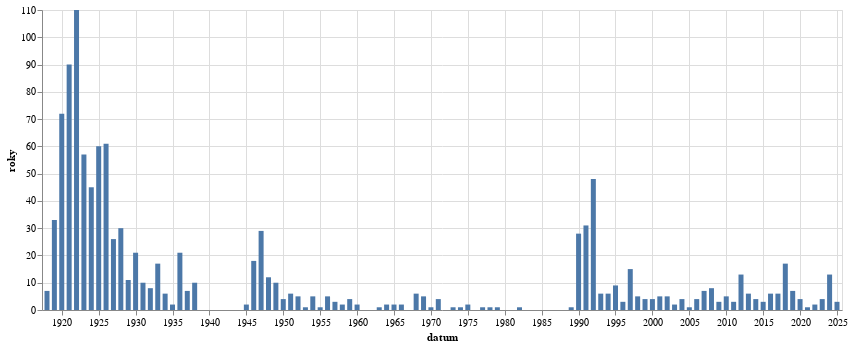

Notebook code for this chart:
### Code cell
alt.Chart(
    df.drop_nulls(subset=["datum"]).explode("roky").filter(pl.col("roky") == 1918).sort(by="datum").group_by_dynamic(index_column='datum',every='1y').agg(pl.col("roky").len()).to_pandas(),
    width=800
).mark_bar(
).encode(
    alt.X('datum:T'),alt.Y('roky:Q')
)

### Figure 1 — Vega-Lite specification as saved in the notebook (floating-point values rounded to 4 significant figures)
{"config": {"view": {"continuousWidth": 300, "continuousHeight": 300}}, "data": {"name": "data-db0d0d1e3165c0d1e5d4228d8f05b9aa"}, "mark": {"type": "bar"}, "encoding": {"x": {"field": "datum", "type": "temporal"}, "y": {"field": "roky", "type": "quantitative"}}, "width": 800, "$schema": "https://vega.github.io/schema/vega-lite/v5.8.0.json", "datasets": {"data-db0d0d1e3165c0d1e5d4228d8f05b9aa": [{"datum": "1918-01-01T00:00:00", "roky": 7}, {"datum": "1919-01-01T00:00:00", "roky": 33}, {"datum": "1920-01-01T00:00:00", "roky": 72}, {"datum": "1921-01-01T00:00:00", "roky": 90}, {"datum": "1922-01-01T00:00:00", "roky": 110}, {"datum": "1923-01-01T00:00:00", "roky": 57}, {"datum": "1924-01-01T00:00:00", "roky": 45}, {"datum": "1925-01-01T00:00:00", "roky": 60}, {"datum": "1926-01-01T00:00:00", "roky": 61}, {"datum": "1927-01-01T00:00:00", "roky": 26}, {"datum": "1928-01-01T00:00:00", "roky": 30}, {"datum": "1929-01-01T00:00:00", "roky": 11}, {"datum": "1930-01-01T00:00:00", "roky": 21}, {"datum": "1931-01-01T00:00:00", "roky": 10}, {"datum": "1932-01-01T00:00:00", "roky": 8}, {"datum": "1933-01-01T00:00:00", "roky": 17}, {"datum": "1934-01-01T00:00:00", "roky": 6}, {"datum": "1935-01-01T00:00:00", "roky": 2}, {"datum": "1936-01-01T00:00:00", "roky": 21}, {"datum": "1937-01-01T00:00:00", "roky": 7}, {"datum": "1938-01-01T00:00:00", "roky": 10}, {"datum": "1945-01-01T00:00:00", "roky": 2}, {"datum": "1946-01-01T00:00:00", "roky": 18}, {"datum": "1947-01-01T00:00:00", "roky": 29}, {"datum": "1948-01-01T00:00:00", "roky": 12}, {"datum": "1949-01-01T00:00:00", "roky": 10}, {"datum": "1950-01-01T00:00:00", "roky": 4}, {"datum": "1951-01-01T00:00:00", "roky": 6}, {"datum": "1952-01-01T00:00:00", "roky": 5}, {"datum": "1953-01-01T00:00:00", "roky": 1}, {"datum": "1954-01-01T00:00:00", "roky": 5}, {"datum": "1955-01-01T00:00:00", "roky": 1}, {"datum": "1956-01-01T00:00:00", "roky": 5}, {"datum": "1957-01-01T00:00:00", "roky": 3}, {"datum": "1958-01-01T00:00:00", "roky": 2}, {"datum": "1959-01-01T00:00:00", "roky": 4}, {"datum": "1960-01-01T00:00:00", "roky": 2}, {"datum": "1963-01-01T00:00:00", "roky": 1}, {"datum": "1964-01-01T00:00:00", "roky": 2}, {"datum": "1965-01-01T00:00:00", "roky": 2}, {"datum": "1966-01-01T00:00:00", "roky": 2}, {"datum": "1968-01-01T00:00:00", "roky": 6}, {"datum": "1969-01-01T00:00:00", "roky": 5}, {"datum": "1970-01-01T00:00:00", "roky": 1}, {"datum": "1971-01-01T00:00:00", "roky": 4}, {"datum": "1973-01-01T00:00:00", "roky": 1}, {"datum": "1974-01-01T00:00:00", "roky": 1}, {"datum": "1975-01-01T00:00:00", "roky": 2}, {"datum": "1977-01-01T00:00:00", "roky": 1}, {"datum": "1978-01-01T00:00:00", "roky": 1}, {"datum": "1979-01-01T00:00:00", "roky": 1}, {"datum": "1982-01-01T00:00:00", "roky": 1}, {"datum": "1989-01-01T00:00:00", "roky": 1}, {"datum": "1990-01-01T00:00:00", "roky": 28}, {"datum": "1991-01-01T00:00:00", "roky": 31}, {"datum": "1992-01-01T00:00:00", "roky": 48}, {"datum": "1993-01-01T00:00:00", "roky": 6}, {"datum": "1994-01-01T00:00:00", "roky": 6}, {"datum": "1995-01-01T00:00:00", "roky": 9}, {"datum": "1996-01-01T00:00:00", "roky": 3}, {"datum": "1997-01-01T00:00:00", "roky": 15}, {"datum": "1998-01-01T00:00:00", "roky": 5}, {"datum": "1999-01-01T00:00:00", "roky": 4}, {"datum": "2000-01-01T00:00:00", "roky": 4}, {"datum": "2001-01-01T00:00:00", "roky": 5}, {"datum": "2002-01-01T00:00:00", "roky": 5}, {"datum": "2003-01-01T00:00:00", "roky": 2}, {"datum": "2004-01-01T00:00:00", "roky": 4}, {"datum": "2005-01-01T00:00:00", "roky": 1}, {"datum": "2006-01-01T00:00:00", "roky": 4}, {"datum": "2007-01-01T00:00:00", "roky": 7}, {"datum": "2008-01-01T00:00:00", "roky": 8}, {"datum": "2009-01-01T00:00:00", "roky": 3}, {"datum": "2010-01-01T00:00:00", "roky": 5}, {"datum": "2011-01-01T00:00:00", "roky": 3}, {"datum": "2012-01-01T00:00:00", "roky": 13}, {"datum": "2013-01-01T00:00:00", "roky": 6}, {"datum": "2014-01-01T00:00:00", "roky": 4}, {"datum": "2015-01-01T00:00:00", "roky": 3}, {"datum": "2016-01-01T00:00:00", "roky": 6}, {"datum": "2017-01-01T00:00:00", "roky": 6}, {"datum": "2018-01-01T00:00:00", "roky": 17}, {"datum": "2019-01-01T00:00:00", "roky": 7}, {"datum": "2020-01-01T00:00:00", "roky": 4}, {"datum": "2021-01-01T00:00:00", "roky": 1}, {"datum": "2022-01-01T00:00:00", "roky": 2}, {"datum": "2023-01-01T00:00:00", "roky": 4}, {"datum": "2024-01-01T00:00:00", "roky": 13}, {"datum": "2025-01-01T00:00:00", "roky": 3}]}}
